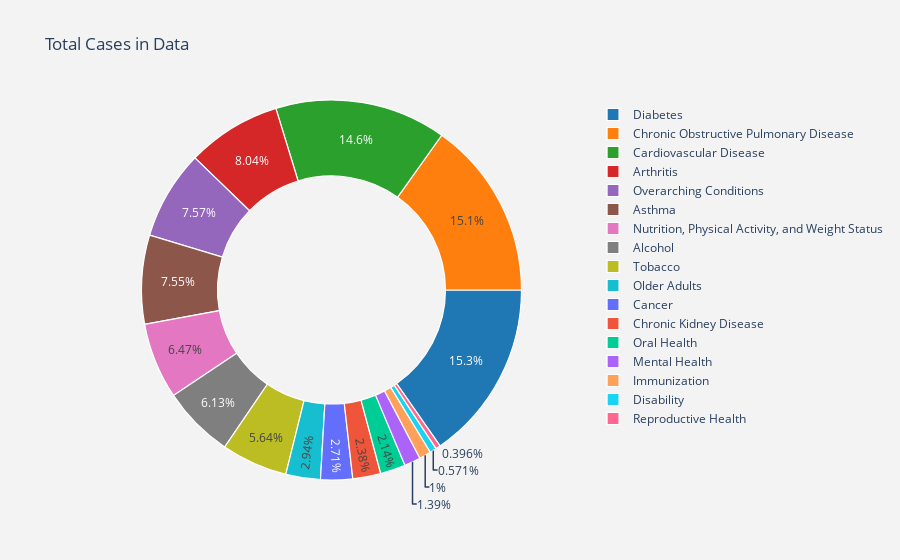

The code cell stored with this chart in its notebook:
### Code cell
lab=df['Topic'].value_counts().keys().tolist()
val=df['Topic'].value_counts().values.tolist()
trace=go.Pie(labels=lab,
            values=val,
            marker=dict(colors=DEFAULT_PLOTLY_COLORS,
                       line=dict(color='white',
                                width=1.2)
                       ),
            rotation=90,
            hoverinfo='label+value+text',
            hole=.6
            )
layout=go.Layout(dict(title='Total Cases in Data',
                     plot_bgcolor='rgb(243,243,243)',
                     paper_bgcolor='rgb(243,243,243)',
                     )
                )
data=[trace]
fig=go.Figure(data=data,layout=layout)
py.iplot(fig,)

### Figure 1 — Plotly figure (JSON) as saved in the notebook; plotly's stock layout.template omitted (floating-point values rounded to 4 significant figures)
{"data": [{"hole": 0.6, "hoverinfo": "label+value+text", "labels": ["Diabetes", "Chronic Obstructive Pulmonary Disease", "Cardiovascular Disease", "Arthritis", "Overarching Conditions", "Asthma", "Nutrition, Physical Activity, and Weight Status", "Alcohol", "Tobacco", "Older Adults", "Cancer", "Chronic Kidney Disease", "Oral Health", "Mental Health", "Immunization", "Disability", "Reproductive Health"], "marker": {"colors": ["rgb(31, 119, 180)", "rgb(255, 127, 14)", "rgb(44, 160, 44)", "rgb(214, 39, 40)", "rgb(148, 103, 189)", "rgb(140, 86, 75)", "rgb(227, 119, 194)", "rgb(127, 127, 127)", "rgb(188, 189, 34)", "rgb(23, 190, 207)"], "line": {"color": "white", "width": 1.2}}, "rotation": 90, "type": "pie", "values": [79631, 78729, 75787, 41765, 39362, 39261, 33621, 31850, 29306, 15300, 14101, 12395, 11137, 7225, 5220, 2968, 2060]}], "layout": {"paper_bgcolor": "rgb(243,243,243)", "plot_bgcolor": "rgb(243,243,243)", "title": {"text": "Total Cases in Data"}}}
